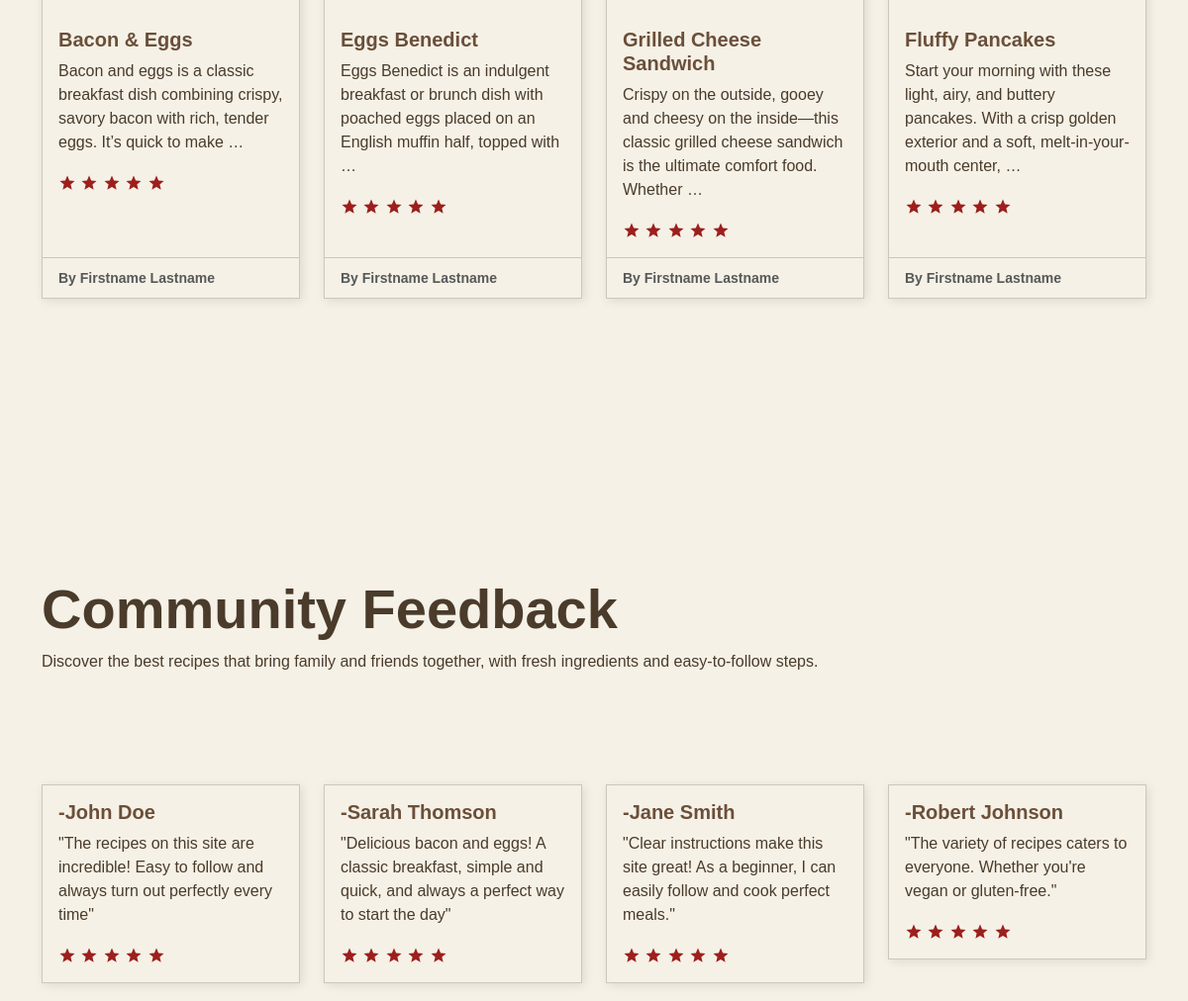
The app's page / (middle part), older data.
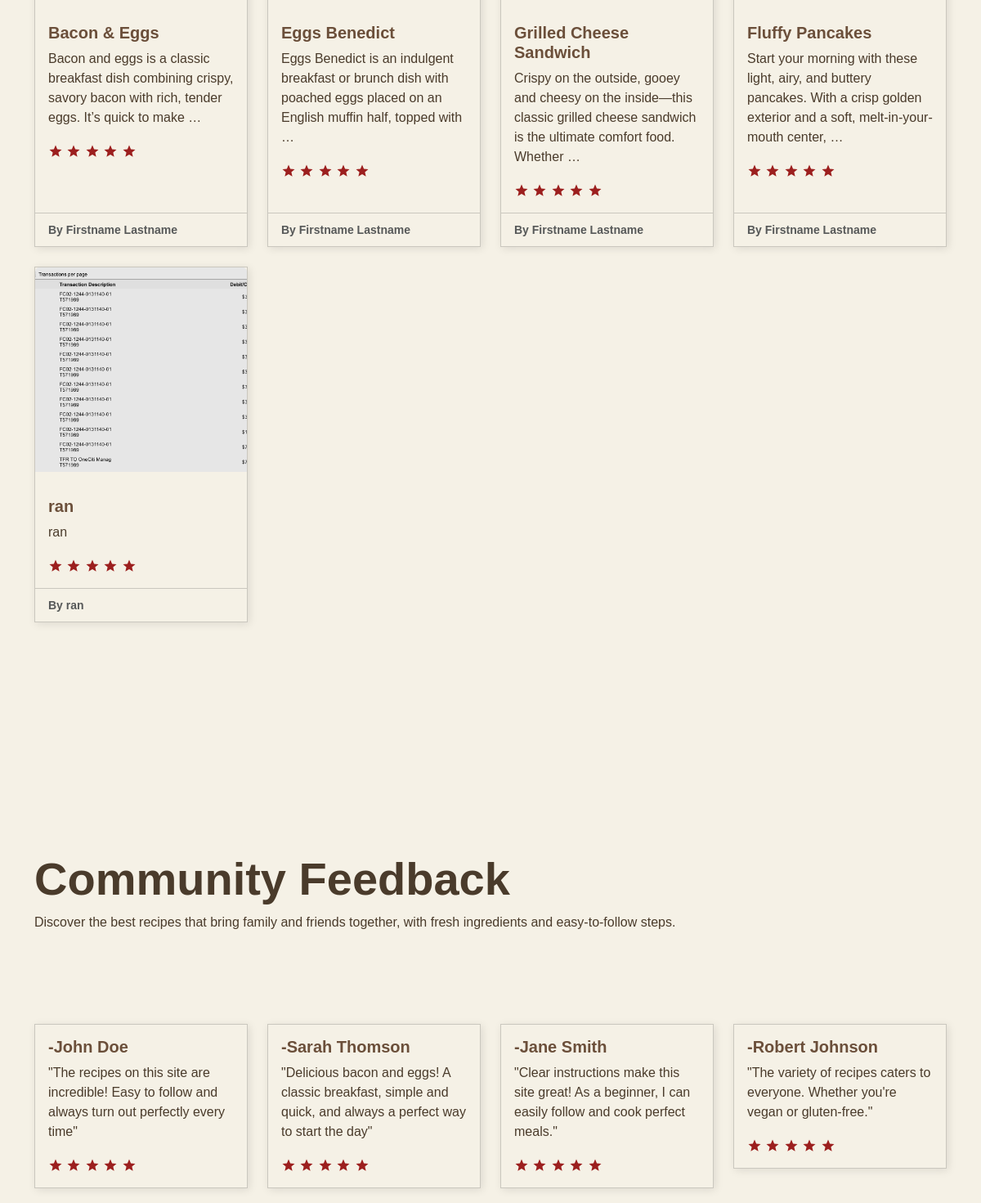
The same page, newer data.
### recipes/models.py (models this page shows, shortened)
class Recipe(models.Model):
    recipename = models.CharField(max_length=200)
    description = models.TextField()
    ingredients = models.TextField()
    instructions = models.TextField(default='No instructions provided')
    madeby = models.CharField(max_length=50, default='Firstname Lastname')
    image = models.ImageField(upload_to='recipes/')
    slug = models.SlugField()
    recipetype = models.ForeignKey(RecipeType, related_name='recipes', on_delete=models.CASCADE)

### cooked_app/views.py (the view)
# urls.py: 2. Add a URL to urlpatterns:  path('', views.home, name='home')
def home(request):
    return render(request, 'home.html')

### recipes/context_processors.py (called while the page is built)
def recipe_types(request):
    return {'recipe_types': RecipeType.objects.all()}

def recipes(request):
    return {'recipes': Recipe.objects.all()}

### templates/home.html (shortened to what the changed rows need)
{% extends 'layout.html' %}
{% block content %}
<div class="container section-padding">
    <section class="section-padding">
        <div class="row">
            {% for recipe in recipes %}
            <div class="col-lg-3 col-md-6 d-flex justify-content-center mt-4">
                <div class="card">
                    <img src="{{ recipe.image.url }}" class="card-img-top card-image-size" alt="{{ recipe.recipename }}">
                    <div class="card-body">
                        <h5 class="card-title">{{ recipe.recipename }}</h5>
                        <p class="card-text">{{ recipe.description|truncatewords:20 }}</p>
                        <div class="five-star-rating svelte-1n6w264">
                            <svg width="18px" height="18px" viewBox="0 0 24 24" xmlns="http://www.w3.org/2000/svg">
                                <path fill="#9C1F1E" d="M12 17.27L18.18 21l-1.64-7.03L22 9.24l-7.19-.61L12 2 9.19 8.63 2 9.24l5.46 4.73L5.82 21z"/>
                            </svg>
                            <svg width="18px" height="18px" viewBox="0 0 24 24" xmlns="http://www.w3.org/2000/svg">
                                <path fill="#9C1F1E" d="M12 17.27L18.18 21l-1.64-7.03L22 9.24l-7.19-.61L12 2 9.19 8.63 2 9.24l5.46 4.73L5.82 21z"/>
                            </svg>
                            <svg width="18px" height="18px" viewBox="0 0 24 24" xmlns="http://www.w3.org/2000/svg">
                                <path fill="#9C1F1E" d="M12 17.27L18.18 21l-1.64-7.03L22 9.24l-7.19-.61L12 2 9.19 8.63 2 9.24l5.46 4.73L5.82 21z"/>
                            </svg>
                            <svg width="18px" height="18px" viewBox="0 0 24 24" xmlns="http://www.w3.org/2000/svg">
                                <path fill="#9C1F1E" d="M12 17.27L18.18 21l-1.64-7.03L22 9.24l-7.19-.61L12 2 9.19 8.63 2 9.24l5.46 4.73L5.82 21z"/>
                            </svg>
                            <svg width="18px" height="18px" viewBox="0 0 24 24" xmlns="http://www.w3.org/2000/svg">
                                <path fill="#9C1F1E" d="M12 17.27L18.18 21l-1.64-7.03L22 9.24l-7.19-.61L12 2 9.19 8.63 2 9.24l5.46 4.73L5.82 21z"/>
                            </svg>
                        </div>
                    </div>
                    <div class="card-footer">
                        <small class="text-muted card-title">By {{ recipe.madeby }}</small>
                    </div>
                </div>
            </div>
            {% empty %}
            <div class="col">
                <p>No featured recipes available.</p>
            </div>
            {% endfor %}
        </div>
    </section>
</div>
<section id="community-feedback">
    <div class="container">
        <div class="row">
            <div class="col-12">
                <div class="section-title mb-5 pb-5">
                    <h1 class="display-4 fw-semibold">Community Feedback</h1>
                </div>
            </div>
        </div>
    </div>
</section>
{% endblock %}

Row changes from the older to the newer data that the page shows:
added Recipe: image (picture), recipename "ran", description "ran", madeby "ran"
